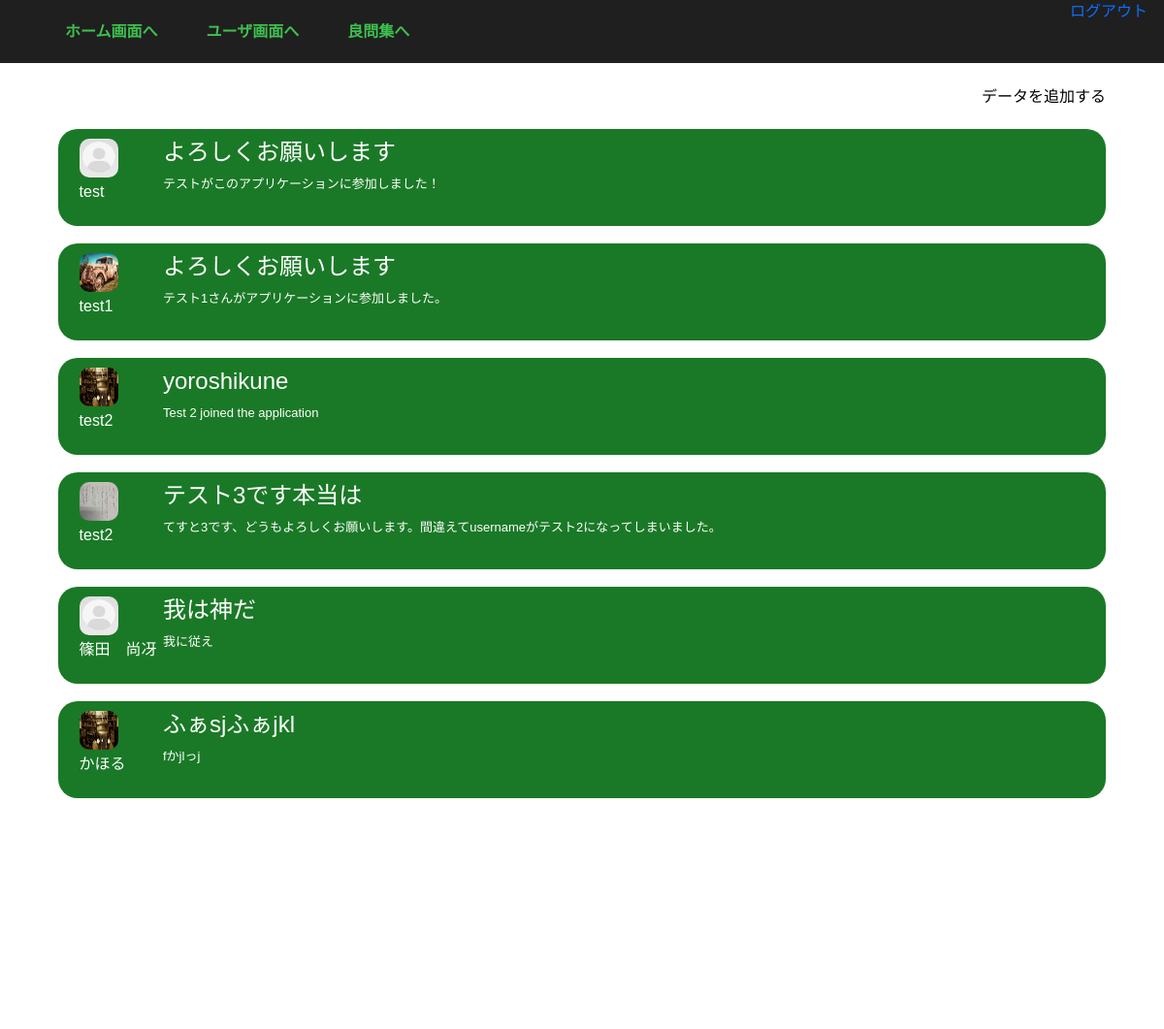
The page /boards/board_list/ (signed in) on the database as committed earlier.
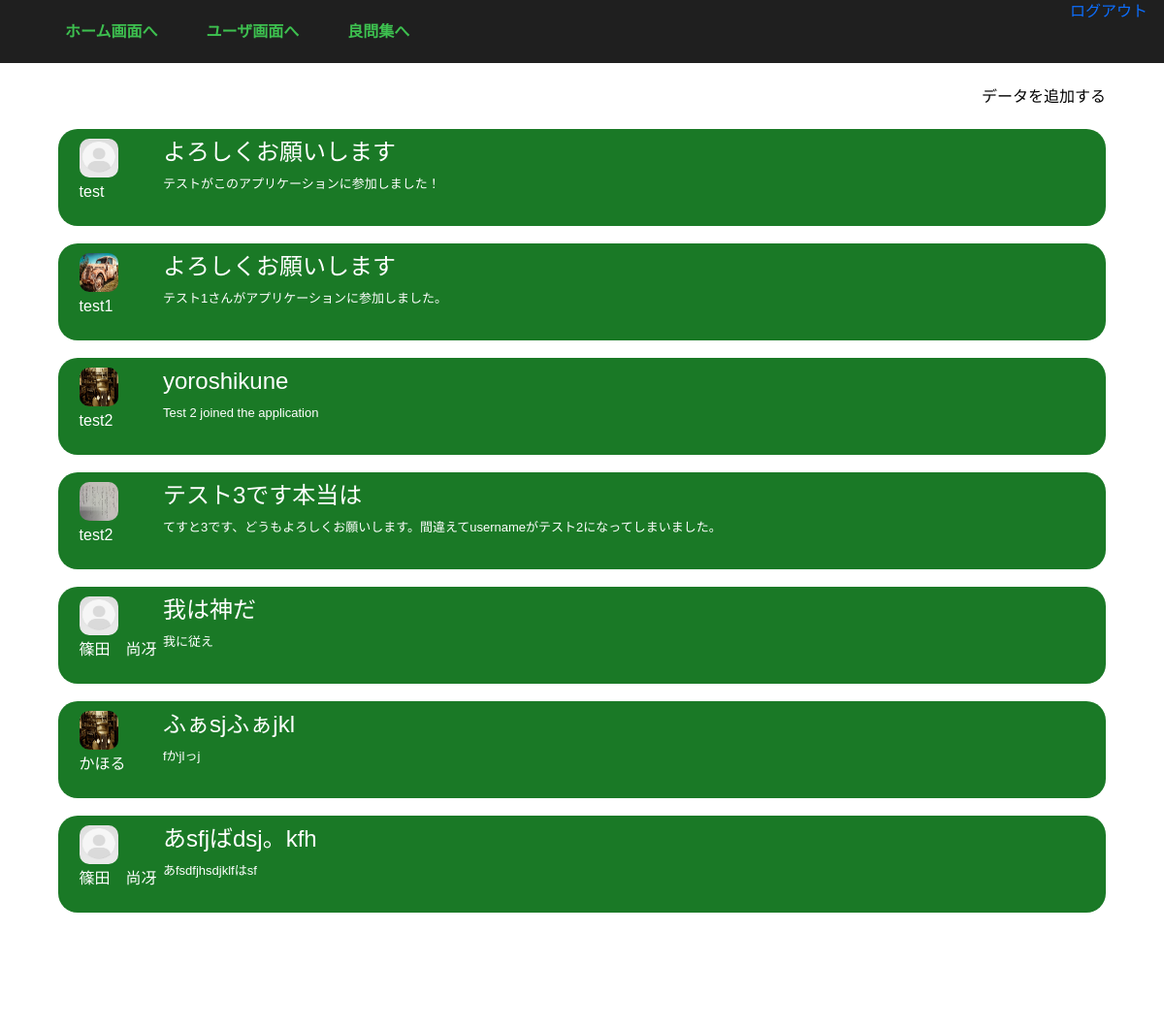
The same page on the database as committed later.
### boards/models.py (models this page shows)
class Boards(models.Model):
    user = models.ForeignKey(
        Users, on_delete=models.CASCADE
    )
    user_picture = models.FileField(upload_to='boards/')
    name = models.CharField(max_length=150)
    title = models.CharField(max_length=150)
    boards_picture = models.FileField(upload_to='boards/', null=True)
    description = models.CharField(max_length=255)
    create_at = models.DateTimeField(default=datetime.now())
    update_at = models.DateTimeField(default=datetime.now())
    objects = BoardsManager()
    class Meta:
        db_table = 'boards'

### boards/views.py (the view)
# urls.py: path('board_list/', BoardListView.as_view(), name='board_list'),
class BoardListView(LoginRequiredMixin, ListView):
    model = Boards
    template_name = 'boards/board_list.html'

### templates/boards/board_list.html (shortened to what this page needs)
{% extends 'base.html' %}
{% block content %}
{% load static %}
<div class="list-wrapper">
  <div class="btn-wrapper">
    <a href="{% url 'boards:create_boards' %}">データを追加する</a>
  </div>
  <div class="content">
    {% for object in object_list %}
    <div class="boards">
      <div class="board-user">
        <a href="{% url 'users:user_home' object.user.username %}"><img src="{{ object.user_picture.url }}"></a>
        <p>{{ object.name}}</p>
      </div>
      <div class="board-content">
        <h4>{{ object.title }}</h4>
        <p>{{ object.description }}</p>
      </div>
    </div>
    {% endfor %}
  </div>
</div>
{% endblock %}

Rows that differ between the two databases and show on the page:
added Boards: user_picture (picture), name "篠田 尚冴", title "あsfjばdsj。kfh", description "あfsdfjhsdjklfはsf"
